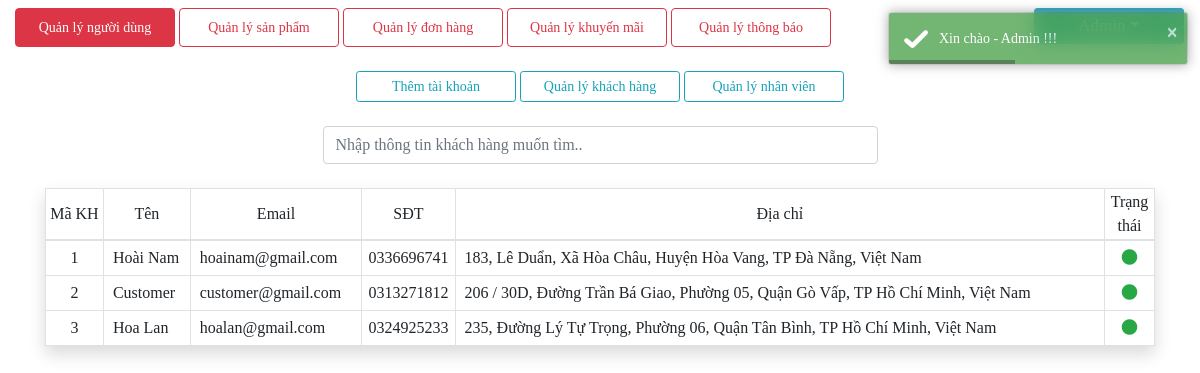
The app's page /admin.php?action=account&user (signed in) with its own data.
### tables this page shows
CREATE TABLE `user`  (
  `id_user` int(50) NOT NULL AUTO_INCREMENT,
  `username` varchar(50) NULL DEFAULT NULL,
  `email` varchar(50) NULL DEFAULT NULL,
  `phone` varchar(11) NULL DEFAULT NULL,
  `password` varchar(100) NULL DEFAULT NULL,
  `status` tinyint(1) NOT NULL DEFAULT 1,
  `created_at` date NULL DEFAULT NULL,
  `updated_at` datetime(0) NULL DEFAULT NULL,
  `token` varchar(100) NULL DEFAULT NULL,
  PRIMARY KEY (`id_user`) USING BTREE
);

CREATE TABLE `address`  (
  `id_address` int(11) NOT NULL AUTO_INCREMENT,
  `id_user` int(11) NULL DEFAULT NULL,
  `name_address` varchar(150) NULL DEFAULT NULL,
  `status` tinyint(1) UNSIGNED ZEROFILL NULL DEFAULT 0,
  PRIMARY KEY (`id_address`) USING BTREE
);

### lib/admin/manage/account.php (the view, shortened to what this page needs)
<?php if(in_array(1, $_SESSION['id_per']) || in_array(2, $_SESSION['id_per'])){ ?>
<div class="container text-center mt-4">
    <div id="accordion">
        <a class="btn btn-outline-info btn-sm" id="button2" data-toggle="collapse" href="#collapseOne">Thêm tài khoản</a>
        <a class="btn btn-outline-info btn-sm" id="button2" data-toggle="collapse" href="#collapseTwo">Quản lý khách hàng</a>
        <a class="btn btn-outline-info btn-sm" id="button2" data-toggle="collapse" href="#collapseThree">Quản lý nhân viên</a>
        <div id="collapseTwo" class="collapse text-center <?php if(isset($_GET['user'])) echo 'show' ?>" data-parent="#accordion">
            <div class="form-group d-flex justify-content-center mt-4">
                <input class="form-control w-50" id="Input" type="text" placeholder="Nhập thông tin khách hàng muốn tìm..">
            </div>
            <?php
                $stmt=$conn->prepare('SELECT count(id_user) AS total_record FROM user');
                $stmt->execute();
                $row=$stmt->fetch();
                $total_record=$row['total_record'];
                if($total_record >= 1){ ?>
                <div class="d-flex justify-content-center mt-4">
                    <table class="col-md-12 table-hover table-bordered shadow">
                        <thead>
                            <tr>
                                <td>Mã KH</td>
                                <td>Tên</td>
                                <td>Email</td>
                                <td>SĐT</td>
                                <td>Địa chỉ</td>
                                <td width="50px">Trạng thái</td>
                            </tr>
                        </thead>
                        <tbody id="Table">
                            <?php
                                $current_page = isset($_GET['page']) ? $_GET['page'] : 1;
                                $limit=10;
                                $total_page=ceil($total_record / $limit);
                                $start = ($current_page - 1) * $limit;
                                $stmt=$conn->prepare('SELECT * FROM user LIMIT :start, :limit');
                                $stmt->bindValue(':start', $start, PDO::PARAM_INT);
                                $stmt->bindValue(':limit', $limit, PDO::PARAM_INT);
                                $stmt->execute();
                                $result=$stmt->fetchAll(PDO::FETCH_ASSOC);
                                foreach($result as $row){
                                    $id_user = $row['id_user'];
                                    $stmt_s = $conn->prepare('SELECT name_address FROM address WHERE id_user=:id_user AND status=:status');
                                    $stmt_s->execute(['id_user' => $id_user, 'status' => 1]);
                                    $row_s = $stmt_s->fetch();
                            ?>
                            <tr>
                                <td height="35px"><?php echo $row['id_user'] ?></td>
                                <td class="text-left"><span class="ml-2"><?php echo $row['username'] ?></span></td>
                                <td class="text-left"><span class="ml-2"><?php echo $row['email'] ?></span></td>
                                <td><?php echo $row['phone'] ?></td>
                                <td class="text-left"><span class="ml-2"><?php echo $row_s['name_address'] ?></span></td>
                                <td><a href="lib/admin/process/change_status_user.php?id_user=<?php echo $row['id_user'] ?>&status=<?php echo $row['status'] ?>" class="text-success"><?php echo status_active($row['status']) ?></a></td>
                            </tr>
                            <?php } ?>
                        </tbody>
                    </table>
                </div>
            <?php
            if($total_record > $limit){ ?>
                <?php pagination($current_page, $total_page,"admin.php?action=account&user&page=") ?>
            <?php }} ?>
        </div>
    </div>
</div>
<?php } ?>

### lib/function/function.php (shortened to what this page needs)
<?php
    function status_active($status){
        if($status == 0){
            return "<i class='far fa-circle'></i>";
        }else{
            return "<i class='fas fa-circle'></i>";
        }
    }
?>

### css/my.css (style rules this page uses)
body { font-family: 'Times New Roman', Times, serif; }
#button2 { width: 160px; }

### records on screen
user: id_user "1", username "Hoài Nam", email "hoainam@gmail.com", phone "0336696741", address.name_address "183, Lê Duẩn, Xã Hòa Châu, Huyện Hòa Vang, TP Đà Nẵng, Việt Nam", status 1 (drawn)
user: id_user "2", username "Customer", email "customer@gmail.com", phone "0313271812", address.name_address "206 / 30D, Đường Trần Bá Giao, Phường 05, Quận Gò Vấp, TP Hồ Chí Minh, Việt Nam", status 1 (drawn)
user: id_user "3", username "Hoa Lan", email "hoalan@gmail.com", phone "0324925233", address.name_address "235, Đường Lý Tự Trọng, Phường 06, Quận Tân Bình, TP Hồ Chí Minh, Việt Nam", status 1 (drawn)
